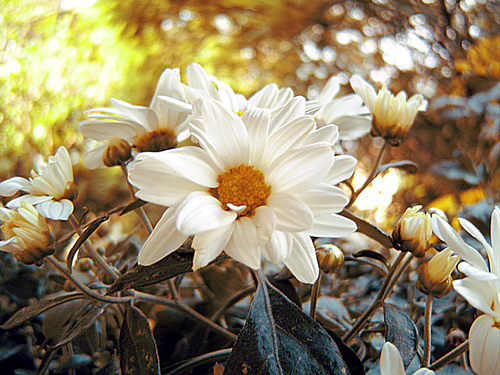
#> input picture img.jpg, 500 x 375 px
$ python calc_hist.py
#> lines starting #> are read from the running program, lines starting #| are printed output that depends on the picture
# -*- coding:utf-8 -*-
"""
Title:使用字典对任意一张二维灰度图像进行直方图统计
Author:He Hulingxiao
Date:2022.10.05
"""
import cv2

def interval_statistics(data, intervals: dict):
    '''
    对数据进行区间统计
    '''
    if len(data) == 0:
        return
    for num in data:
        for interval in intervals.keys():
            lr = tuple(interval.split('~'))
            left, right = int(lr[0]), int(lr[1])
            if left <= num <= right:
                intervals[interval] += 1
    print("直方图统计结果如下：")
    for key, value in intervals.items():
        print("%10s" % key, end='')  # 借助 end=''可以不换行
        print("%10s" % value, end='')  # "%10s" 右对齐
        print('%16s' % '{:.3%}'.format(value * 1.0 / len(data)))

def calHist(X, BINS: int):
    '''
    对灰度图进行直方图统计
    '''
    #构建由不同区间构成的字典
    intervals = {}
    if 0 < BINS <= 256:
        stride = 255 // BINS
        start = 0
        while (start + stride < 256):
            interval = {str(start)+'~'+str(start+stride):0}
            intervals.update(interval)
            start += (stride + 1)
        if start != 256:
            last_interval = {str(start)+'~'+str(255):0}
            intervals.update(last_interval)
    else:
        raise ValueError('划分区间数应是[1,256]的整数')
    #将灰度图像像素映射到字典区间
    interval_statistics(X, intervals)


if __name__ == '__main__':
    img = cv2.imread(r'./img.jpg')
#> img is the input picture: shape (375, 500, 3); mean B, G, R 105, 136.8, 150.1
    cv2.imshow('img', img)
    imgGray = cv2.cvtColor(img, cv2.COLOR_BGR2GRAY)
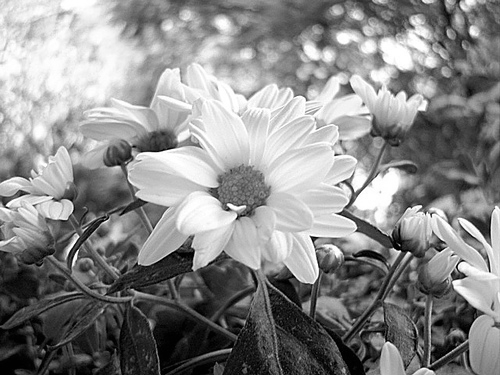
#> imgGray: shape (375, 500); min 0, max 255, mean 137.2
    cv2.imshow('imgGray', imgGray)
    #对于通常的二维图像来说，需要使用ravel()函数将图像处理为一维数据源
    calHist(img.ravel(), 10)
#> the loop in interval_statistics, `for num in data:` made 562500 passes
#> num on passes 1 to 3: 128, 227, 225
#> after the loop in interval_statistics, `for num in data:`: intervals = 10 items
#> the loop in interval_statistics, `for key, value in intervals.items():` made 10 passes
#> (key, value) on passes 1 to 10: ('0~25', 51674), ('26~51', 73881), ('52~77', 59994), ('78~103', 48490), ('104~129', 42793), ('130~155', 45230), ('156~181', 53297), ('182~207', 62597), ('208~233', 58876), ('234~255', 65668)
#|       0~25     51674          9.186%
#|      26~51     73881         13.134%
#|      52~77     59994         10.666%
#|     78~103     48490          8.620%
#|    104~129     42793          7.608%
#|    130~155     45230          8.041%
#|    156~181     53297          9.475%
#|    182~207     62597         11.128%
#> (further printed lines are left out)
    cv2.waitKey(0)
    cv2.destroyAllWindows()
